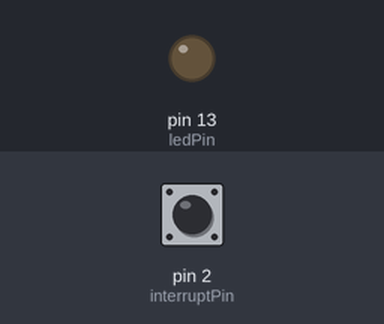
The sketch below on a simulated Arduino Uno, built with avr-gcc and run on an emulated ATmega328P. Parts: output pins drawn as LEDs (lit = HIGH). The inputs (shaded band) are chosen by the test bench; at power-on: pin 2 (interruptPin) HIGH. Pins used as bus, display or sensor lines are not drawn.

Above: at 1.2 s.
1.3 s: pin 2 (interruptPin) pulled LOW for 0.15 s
At 1.37 s:
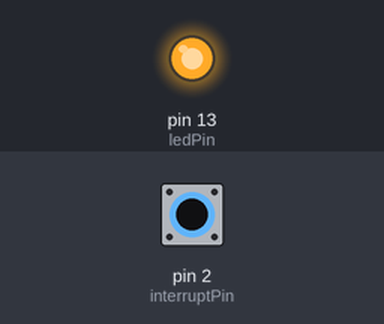
2.9 s: pin 2 (interruptPin) pulled LOW for 3.2 s
At 7.1 s:
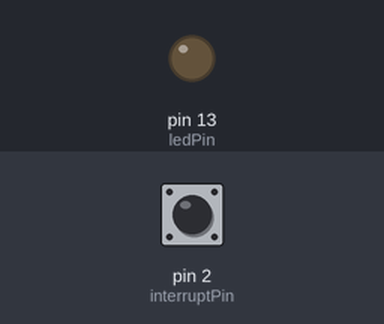
Timing chart, 0 to 8.6 s (numbered marks = the images above; inputs shaded):
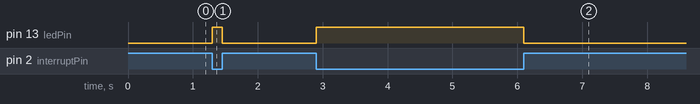

Measured:
- after the input at 1.3 s, pin 13 (ledPin): LOW → HIGH at once, → LOW 0.15 s later
- after the input at 2.9 s, pin 13 (ledPin): LOW → HIGH at once, → LOW 3.2 s later

The sketch:

interrupt.ino
```cpp
const byte ledPin = 13;
const byte interruptPin = 2;
const byte resetPin = 12;

volatile byte state = LOW;

unsigned long time;
unsigned long lastTime;

void setup() {
  Serial.begin(9600);

  pinMode(ledPin, OUTPUT);
  pinMode(12, OUTPUT);
  pinMode(interruptPin, INPUT_PULLUP);

  attachInterrupt(digitalPinToInterrupt(interruptPin), blink, CHANGE);

  time = millis();
  lastTime = time;
  analogWrite(resetPin, 255);
  digitalWrite(12, HIGH);
}

void loop() {
  digitalWrite(ledPin, state);

  time = millis();
  if  (time - lastTime == 5000) {
    Serial.println("Reset");
    lastTime = millis();

    digitalWrite(resetPin, LOW); // Rest the device
    delay(500);
    digitalWrite(resetPin, HIGH); // Normal state
    delay(10000);
  }
  else {
    digitalWrite(resetPin, HIGH); // Normal state
  }
}

void blink() {
  state = !state;
  lastTime = millis();
}
```
